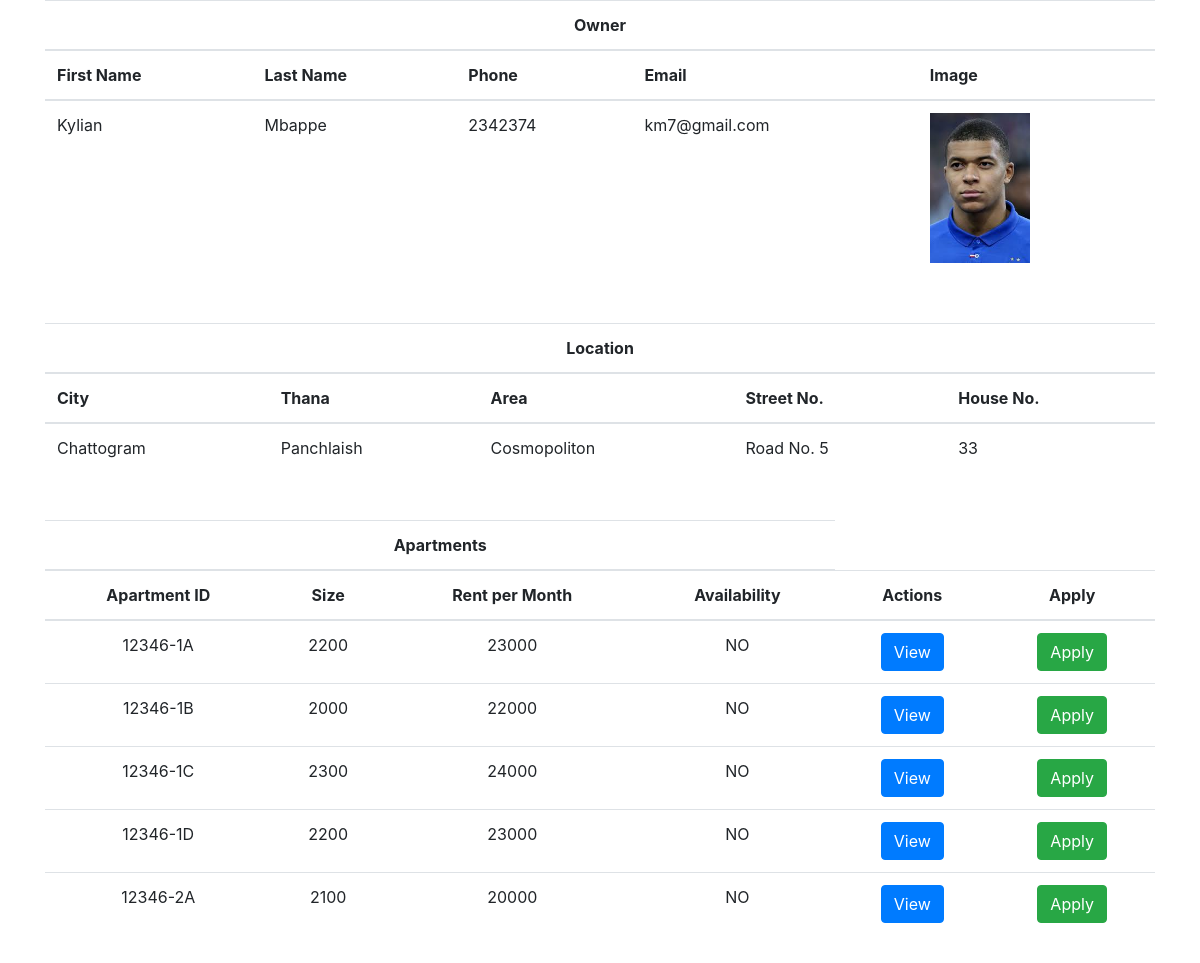
The app's page /displayApartment.php?id=12346 with its own data.
### tables this page shows
CREATE TABLE `owner` (
  `first_name` varchar(100) NOT NULL,
  `last_name` varchar(100) NOT NULL,
  `phone` varchar(100) NOT NULL,
  `email` varchar(100) NOT NULL,
  `image` varchar(100) NOT NULL
);

CREATE TABLE `location` (
  `holdingNumber` bigint(20) NOT NULL,
  `street` varchar(100) NOT NULL,
  `city` varchar(100) NOT NULL,
  `area` varchar(100) NOT NULL,
  `thana` varchar(100) NOT NULL,
  `houseNo` int(100) NOT NULL
);

CREATE TABLE `apartment` (
  `ApartmentID` varchar(100) NOT NULL,
  `holdingNumber` bigint(20) NOT NULL,
  `rentpermonth` double NOT NULL,
  `size` double NOT NULL,
  `availability` tinyint(1) NOT NULL DEFAULT 1,
  `BHK` int(100) NOT NULL
);

### displayApartment.php (the view, shortened to what this page needs)
<?php
    include_once('connect.php');
?>
<!doctype html>
<html lang="en">
  <head>
    <link rel="stylesheet" href="https://cdn.jsdelivr.net/npm/bootstrap@4.0.0/dist/css/bootstrap.min.css">
  </head>
  <body>
    <div class="container">
    <table class="table">
        <thead>
                <tr>
                    <th colspan="5" style="text-align:center">Owner</th>
                </tr>
                <tr>
                    <th scope="col">First Name</th>
                    <th scope="col">Last Name </th>
                    <th scope="col">Phone </th>
                    <th scope="col">Email</th>
                    <th scope="col">Image </th>
                </tr>
        </thead>
        <tbody>
            <?php
            if (isset($_GET['id'])) {
                $id = $_GET['id'];
                $sql = "select * from `owner` where email= ANY (SELECT email from own where holdingNumber = $id)";
                $result = mysqli_query($con, $sql);
                if ($result) {
                    while ($row = mysqli_fetch_assoc($result)) {
                        if ($row) {
                            $fname = $row['first_name'];
                            $lname = $row['last_name'];
                            $phn = $row['phone'];
                            $email = $row['email'];
                            $img = $row['image'];
                            echo '<tr>
                            <td>' . $fname . '</td>
                            <td>' . $lname . '</td>
                            <td>' . $phn . '</td>
                            <td>' . $email . '</td>
                            <td> <img src="images/'.$img.'" alt="slow connection" width="100px"></td>
                            </tr>';
                        }
                    }
                }
            }
            ?>
        </tbody>
    </table>
    </div>
    <div class="container my-5" >
    <table class="table">
        <thead>
                <tr>
                    <th colspan="5" style="text-align:center">Location</th>
                </tr>
                <tr>
                    <th scope="col">City</th>
                    <th scope="col">Thana </th>
                    <th scope="col">Area</th>
                    <th scope="col">Street No.</th>
                    <th scope="col">House No.</th>
                </tr>
        </thead>
        <tbody>
            <?php
            if (isset($_GET['id'])) {
                $id = $_GET['id'];
                $sql = "select * from `location` where holdingNumber=$id";
                $result = mysqli_query($con, $sql);
                if ($result) {
                    $row = mysqli_fetch_assoc($result);
                    if ($row) {
                            $city = $row['city'];
                        $thana = $row['thana'];
                        $area = $row['area'];
                        $strt = $row['street'];
                        $house = $row['houseNo'];
                            echo '
                            <td>'.$city.'</td>
                            <td>'.$thana.'</div></td>
                            <td>'.$area.'</div></td>
                            <td>'.$strt.'</div></td>
                            <td>'.$house.'</div></td>
                            </tr>';
                    }
                }
            }
            ?>
    <div class="container my-5">
    <table class="table">
        <thead>
                <tr>
                    <th colspan="4" style="text-align:center">Apartments</th>
                </tr>
                <tr>
                    <th scope="col" style="text-align: center;">Apartment ID</th>
                    <th scope="col" style="text-align: center;">Size </th>
                    <th scope="col" style="text-align: center;">Rent per Month</th>
                    <th scope="col" style="text-align: center;">Availability</th>
                    <th scope="col" style="text-align: center;">Actions</th>
                    <th scope="col" style="text-align: center;">Apply</th>
                </tr>
        </thead>
        <tbody>
            <?php
            if (isset($_GET['id'])) {
                $id = $_GET['id'];
                $sql = "select * from `apartment` where holdingNumber=$id";
                $result=mysqli_query($con, $sql);
                if ($result) {
                    while ($row=mysqli_fetch_assoc($result)) {
                        $aID=$row['ApartmentID'];
                        $size=$row['size'];
                        $rpdn=$row['rentpermonth'];
                        $avl=$row['availability'] ? "YES" : "NO";
                        echo '<tr>
                                <td style="text-align: center;">'.$aID.'</td>
                                <td style="text-align: center;">'.$size.'</td>
                                <td style="text-align: center;">'.$rpdn.'</td>
                                <td style="text-align: center;">'.$avl.'</td>
                                <td style="text-align: center;"><a href="Building/Apartments/view_apartment.php">
                                    <button class="btn btn-primary">View</button></a></td>';
                        if (!$row['availability']) {
                            echo '<td style="text-align: center;"><a href="Building/Apartments/application.php">
                                <button class="btn btn-success">Apply</button></a></td>';
                        } else
                            echo '<td></td>';
                        echo '</tr>';
                    }
                }
            }
            ?>
    </tbody>
        </table>
    </div>
 </body>
</html>

### records on screen
owner: first_name "Kylian", last_name "Mbappe", phone "2342374", email "km7@gmail.com"
location: city "Chattogram", thana "Panchlaish", area "Cosmopoliton", street "Road No. 5", houseNo "33"
apartment: ApartmentID "12346-1A", size "2200", rentpermonth "23000", availability "NO", shows "Apply"
apartment: ApartmentID "12346-1B", size "2000", rentpermonth "22000", availability "NO", shows "Apply"
apartment: ApartmentID "12346-1C", size "2300", rentpermonth "24000", availability "NO", shows "Apply"
apartment: ApartmentID "12346-1D", size "2200", rentpermonth "23000", availability "NO", shows "Apply"
apartment: ApartmentID "12346-2A", size "2100", rentpermonth "20000", availability "NO", shows "Apply"
